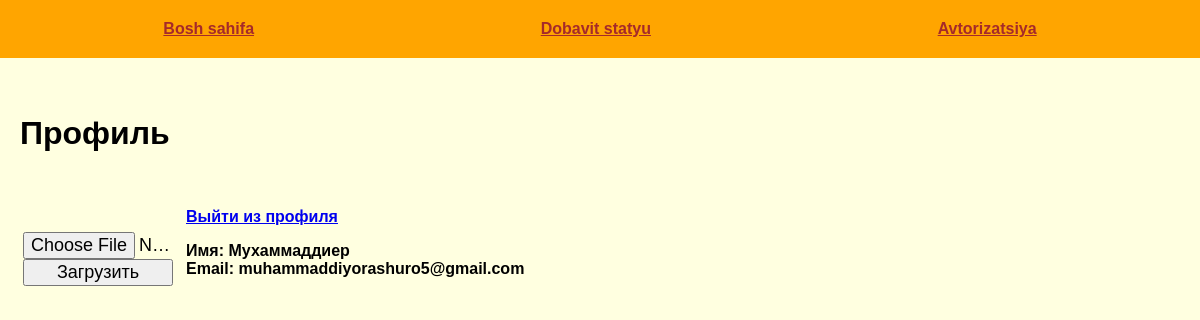
Screenshot of /profile (signed in) with the database file from the repository.
### tables this page shows
CREATE TABLE mainmenu(
id INTEGER PRIMARY KEY AUTOINCREMENT,
title TEXT NOT NULL,
url TEXT NOT NULL
);

CREATE TABLE users(
id INTEGER PRIMARY KEY AUTOINCREMENT,
name TEXT NOT NULL,
email TEXT NOT NULL,
psw TEXT NOT NULL,
avatar BLOB DEFAULT NULL,
time INTEGER NOT NULL
);

### first.py (the view)
@app.route('/profile', methods=["POST", "GET"])
@login_required
def profile():
    return render_template("profile.html", menu=dbase.get_menu(), title="Профиль")

### FDataBase.py (called while the page is built)
    def get_menu(self):
        sql = 'SELECT * FROM mainmenu'
        try:
            self.__cur.execute(sql)
            res = self.__cur.fetchall()
            if res:
                return res
        except IOError:
            print("Ошибка чтения из БД")
        return []

    def get_user(self, user_id):
        try:
            self.__cur.execute(f"SELECT * FROM users WHERE id = {user_id} LIMIT 1")
            res = self.__cur.fetchone()
            if not res:
                print("Пользователь не найден")
                return False
            return res
        except sqlite3.Error as e:
            print("Ошибка получения данных из БД " + str(e))
        return False

### UserLogin.py (called while the page is built)
    def from_db(self, user_id, db):
        self.__user = db.get_user(user_id)
        return self

    def get_name(self):
        return self.__user['name'] if self.__user else "Без имени"

    def get_email(self):
        return self.__user['email'] if self.__user else "Без email"

### first.py (called while the page is built)
def connect_db():
    con = sqlite3.connect(app.config['DATABASE'])
    con.row_factory = sqlite3.Row
    return con

def get_db():
    if not hasattr(g, 'link_db'):
        g.link_db = connect_db()
    return g.link_db

@app.before_request
def before_request():
    global dbase
    db = get_db()
    dbase = FDataBase(db)

@login_manager.user_loader
def load_user(user_id):
    print("load_user")
    return UserLogin().from_db(user_id, dbase)

### templates/profile.html (shortened to what this page needs)
{% extends 'base.html' %}
{% block content %}
{{ super() }}
<table class="profile-table">
    <tr>
        <td>
            <div class="profile-ava"><img src="{{ url_for('userava') }}" alt=""></div>
            <div class="profile-load">
                <form action="{{ url_for('upload') }}" method="post" enctype="multipart/form-data">
                    <input type="file" name="file">
                    <input type="submit" value="Загрузить">
                </form>
            </div>
        </td>
        <td class="profile-panel">
            <a href="{{ url_for('logout') }}">Выйти из профиля</a>
            <ul>
                <li>Имя: {{ current_user.get_name() }}</li>
                <li>Email: {{ current_user.get_email() }}</li>
            </ul>
        </td>
    </tr>
</table>
{% endblock %}

### templates/base.html (shortened to what this page needs)
<!DOCTYPE html>
<html lang="en">
<head>
    <link rel="stylesheet" href="{{ url_for('static', filename='css/style.css') }}">
</head>
<body>
    {% block content %}
        {% block mainmenu %}
            <ul class="menu">
                {% for m in menu %}
                    <li><a href="{{ m.url }}">{{ m.title }}</a></li>
                {% endfor %}
            </ul>
        {% endblock mainmenu %}
        <div class="content">
        {% if title %}
        <h1>{{ title }}</h1>
        {% else %}
        <h1>Pro Flask</h1>
        {% endif %}
    {% endblock content %}
        </div>
</body>
</html>

### static/css/style.css (style rules this page uses)
body { background: lightyellow; margin: 0; padding: 0; font-family: Verdana, Geneva, Tahoma, sans-serif; }
.menu { display: flex; justify-content: space-around; list-style: none; background: orange; padding: 20px; margin-top: 0; }
.menu a { font-weight: bold; color: brown; }
.content { margin: 0 auto; max-width: 1200px; padding: 20px; box-sizing: border-box; }
ul { list-style: none; padding: 0; }
.profile-ava { width: 130px; padding: 10px; }
.profile-load { max-width: 150px; overflow: hidden; margin-top: 10px; }
.profile-load input[type=submit], .profile-load input[type=file] { width: 100%; font-size: 18px; }
.profile-panel { padding: 32px 0 0 10px; vertical-align: top; font-weight: bold; }
.content { margin: 0 auto; max-width: 1200px; padding: 20px; font-weight: bold; box-sizing: border-box; }

### rows the page displays
mainmenu: title "Bosh sahifa"
mainmenu: title "Dobavit statyu"
mainmenu: title "Avtorizatsiya"
users: get_name "Мухаммаддиeр", get_email "muhammaddiyorashuro5@gmail.com"

### other values shown
{{ title }} "Профиль"
